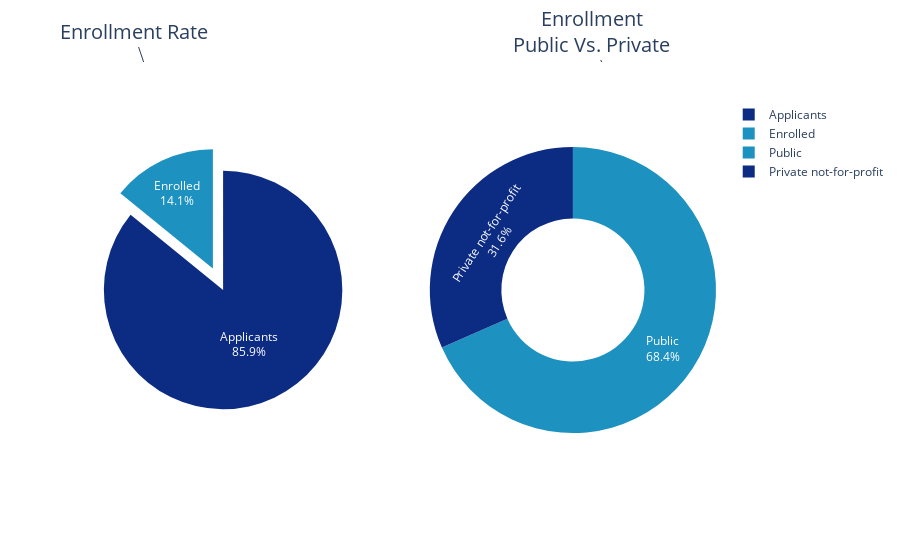

Here is the notebook cell this chart was saved with:
### Code cell
# Create subplots: use 'domain' type for Pie subplot
color_palette1=['#0c2c84', '#1d91c0']

# Set up the subplots grid
fig = make_subplots(rows=1, cols=2, specs=[[{'type':'domain'}, {'type':'domain'}]])

# Add the Enrollment Rate trace Pie chart
fig.add_trace(go.Pie(labels=df_pie['Admission'],
                     values=df_pie['Mean'], textinfo='label+percent' ,name="Admission",
                     marker_colors=color_palette1,
                     pull=[0, 0.2]),1, 1)

# Add the Enrollment (Public Vs. Private) trace Donut chart
fig.add_trace(go.Pie(labels=Enrolled_df['Control of institution'],name="Enrollment",
                     values=Enrolled_df['Enrolled total'], textinfo='label+percent',
                    marker_colors=color_palette1,
                    hole=.5 ),1, 2)

fig.update_traces(hoverinfo="label+percent+name")

# Add a titles (and show)
fig.update_layout(
    # Add annotations in the center of the donut pies.
    annotations=[dict(text='Enrollment Rate', x=0.1, y=1.1, font_size=20, showarrow=True),
                 dict(text='Enrollment<br>Public Vs. Private', x=0.82, y=1.1, font_size=20, showarrow=True)])

fig.show()

### Figure 1 — Plotly figure (JSON) as saved in the notebook; plotly's stock layout.template omitted (floating-point values rounded to 4 significant figures)
{"data": [{"domain": {"x": [0, 0.45], "y": [0, 1]}, "hoverinfo": "label+percent+name", "labels": ["Applicants", "Enrolled"], "marker": {"colors": ["#0c2c84", "#1d91c0"]}, "name": "Admission", "pull": [0, 0.2], "textinfo": "label+percent", "type": "pie", "values": [6656.0, 1095.0]}, {"domain": {"x": [0.55, 1], "y": [0, 1]}, "hole": 0.5, "hoverinfo": "label+percent+name", "labels": ["Private not-for-profit", "Public"], "marker": {"colors": ["#0c2c84", "#1d91c0"]}, "name": "Enrollment", "textinfo": "label+percent", "type": "pie", "values": [412817, 894034]}], "layout": {"annotations": [{"font": {"size": 20}, "showarrow": true, "text": "Enrollment Rate", "x": 0.1, "y": 1.1}, {"font": {"size": 20}, "showarrow": true, "text": "Enrollment<br>Public Vs. Private", "x": 0.82, "y": 1.1}]}}
